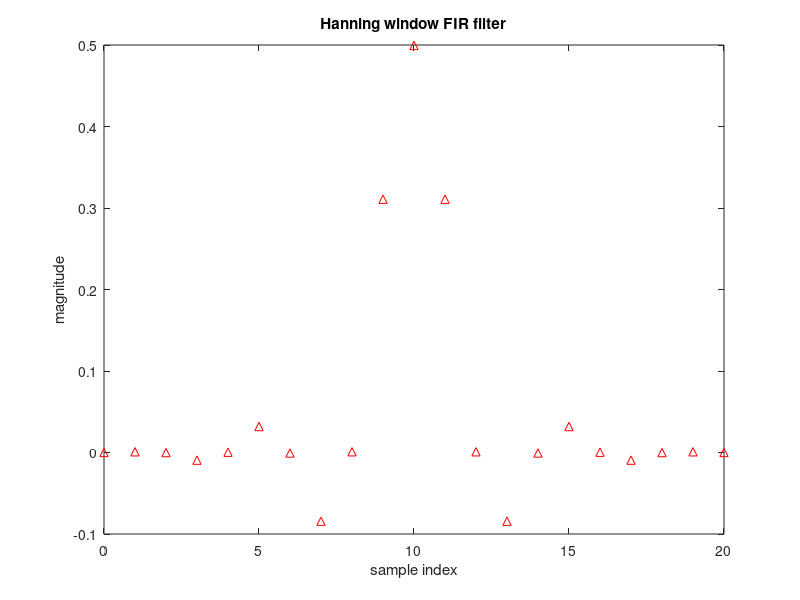
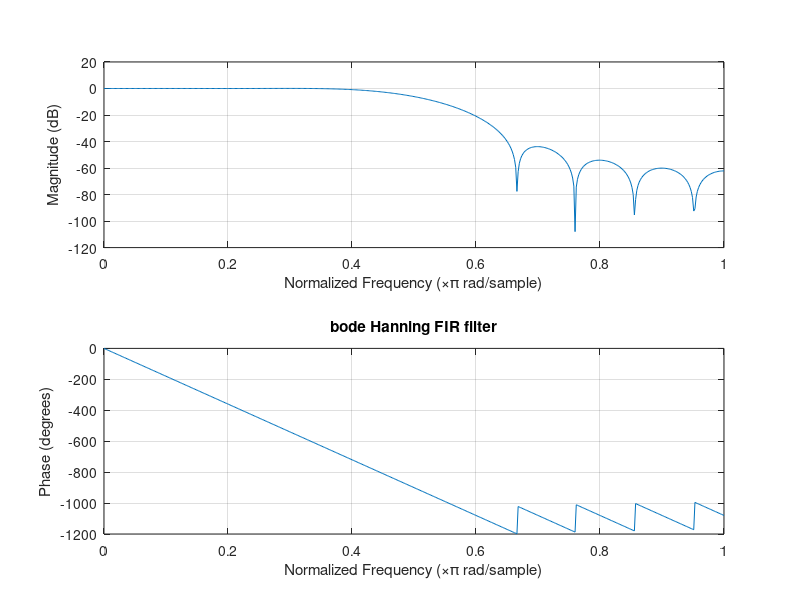
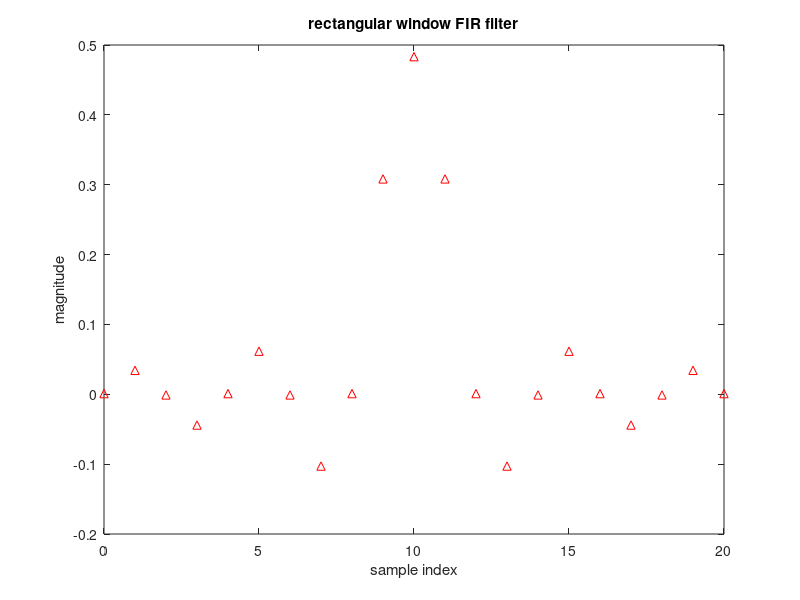
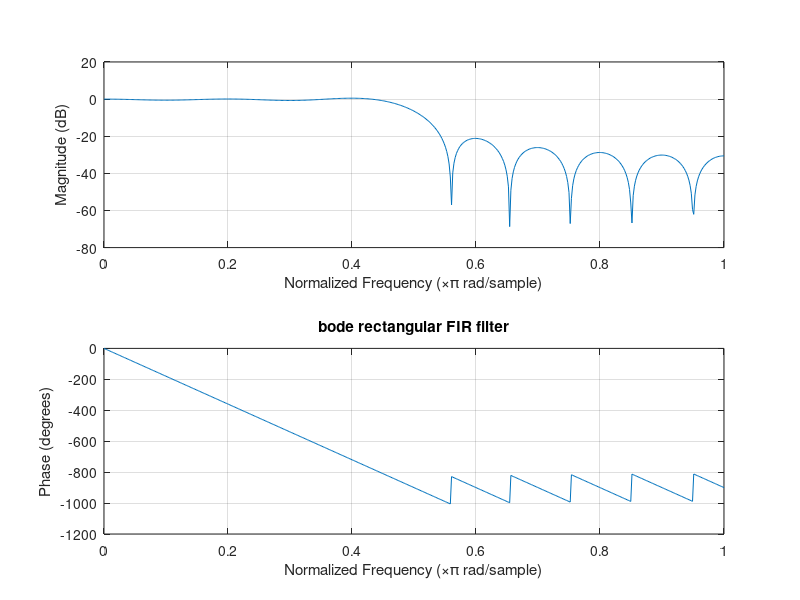

The MATLAB script that drew these images, in order:
alpha = 1+mod(231,3);
n =21;
wn = (pi/(alpha+1))*1/pi;
b = fir1(n-1,wn,"low",hann(n));
c = fir1(n-1,wn,"low",rectwin(n));

figure;
impz(b)
title("Hanning window FIR filter")
xlabel("sample index")
ylabel("magnitude")
figure;
freqz(b)
title("bode Hanning FIR filter")
figure;
impz(c)
title("rectangular window FIR filter")
xlabel("sample index")
ylabel("magnitude")
hold on;
figure;
freqz(c)
title("bode rectangular FIR filter")
